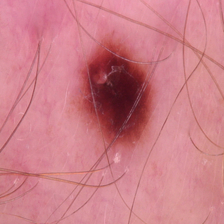
#> input picture dataset - Copy/benign/b1065.jpg, 224 x 224 px
$ python -i color_analysis2.py   (imports and definitions only)
#> lines starting #> are read from the running program, lines starting #| are printed output that depends on the picture; after the words box and inside, x2 and y2 are one past the last pixel; in counts of white or black regions, pixels touching at a corner belong together
#> further down, picture is the input picture: shape (224, 224, 3); mean B, G, R 135.7, 125.9, 204.1
import cv2
import numpy as np
import re

def analyze_color(image):
    """Analyze color characteristics of a mole in the image using HSV filtering and morphology."""

    hsv = cv2.cvtColor(image, cv2.COLOR_BGR2HSV)
#> hsv: shape (224, 224, 3); mean H, S, V 158.3, 101.6, 204.1

    # Load HSV values from hsv_ranges.txt (mole range)
    try:
        with open("hsv_ranges.txt", "r") as file:
#> (reads hsv_ranges.txt from the repository)
            lines = file.readlines()
            mole_lower = list(map(int, re.findall(r'\d+', lines[2])))
            mole_upper = list(map(int, re.findall(r'\d+', lines[3])))
    except FileNotFoundError:
        print("HSV range file not found. Please run the auto HSV extractor script first.")
        return None, None, None, None

    lower_brown = np.array(mole_lower)
    upper_brown = np.array(mole_upper)

    print(f"Using Mole HSV Range: Lower: {lower_brown}, Upper: {upper_brown}")

    # Create mask
    mask_brown = cv2.inRange(hsv, lower_brown, upper_brown)
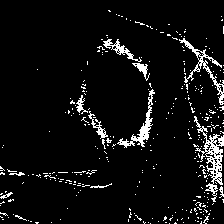
#> mask_brown: shape (224, 224); 6.4% white in thin lines or dots

    # Morphological closing to remove black pixels inside the mole
    kernel = np.ones((7, 7), np.uint8)
    mask_brown_cleaned = cv2.morphologyEx(mask_brown, cv2.MORPH_CLOSE, kernel)
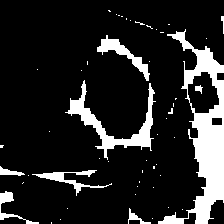
#> mask_brown_cleaned: shape (224, 224); 14.6% white; 52 white regions (43 under 20 px), largest, box (x1, y1, x2, y2) and area: (158, 29, 224, 224) 4133, (65, 80, 156, 160) 1488, (97, 35, 150, 81) 576

    # Calculate the percentage of brown pixels
    brown_pixels = cv2.countNonZero(mask_brown_cleaned)
#> brown_pixels = 7304
    total_pixels = image.shape[0] * image.shape[1]
#> total_pixels = 50176
    brown_percentage = (brown_pixels / total_pixels) * 100
#> brown_percentage = 14.56

    result_image = cv2.bitwise_and(image, image, mask=mask_brown_cleaned)
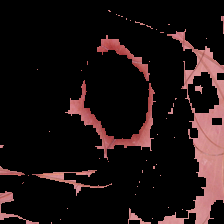
#> result_image: shape (224, 224, 3); mean B, G, R 18, 17.9, 29.3

    return brown_percentage, result_image, lower_brown, upper_brown

>>> import cv2
>>> picture = cv2.imread('dataset - Copy/benign/b1065.jpg')
>>> result = analyze_color(picture)
